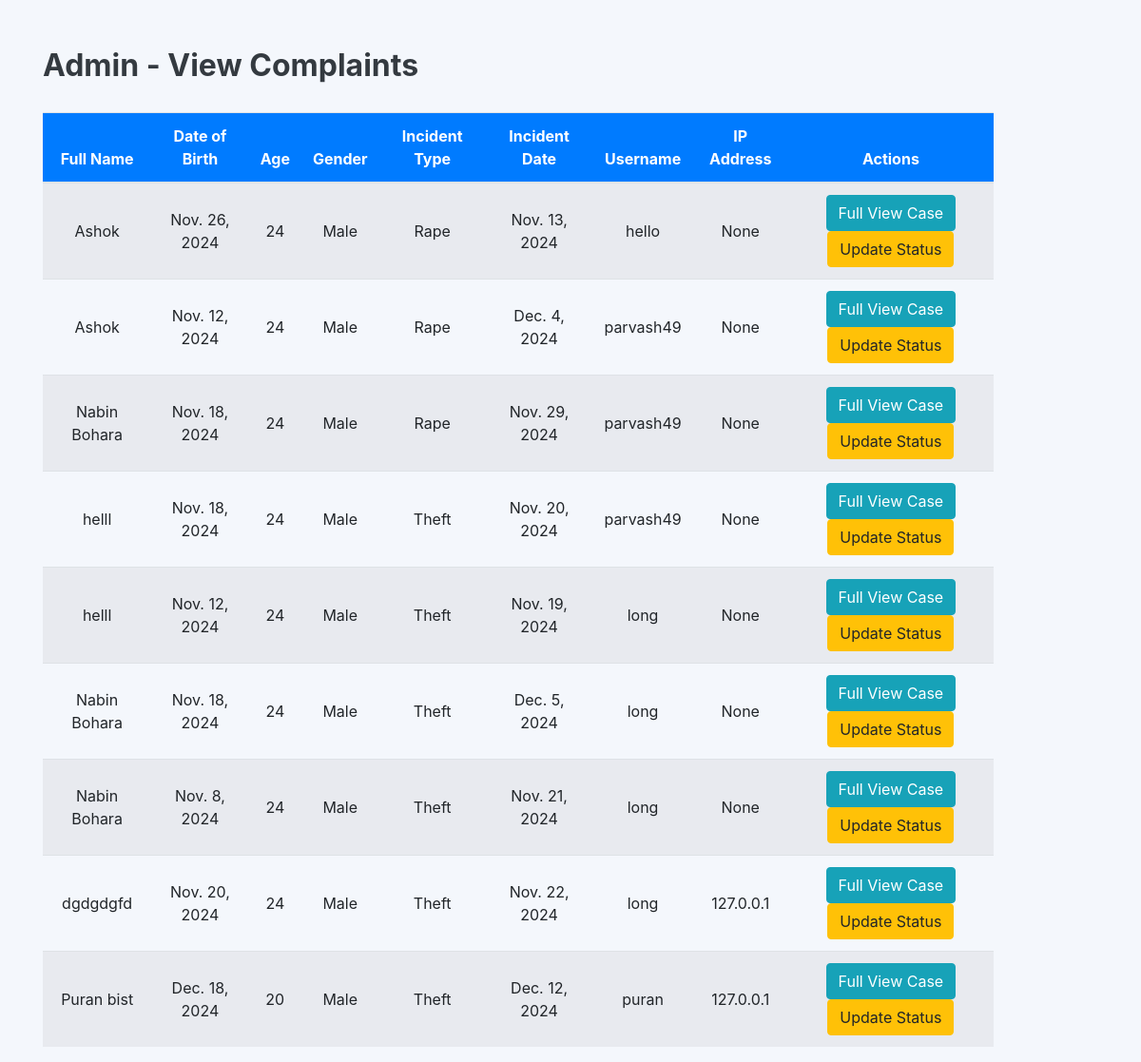
The app's page /admin_view_complaints/ with its own data.
### complaints/models.py (models this page shows, shortened)
class Complaint(models.Model):
    STATUS_CHOICES = [
        ('pending', 'Pending'),
        ('completed', 'Completed'),
    ]
    user = models.ForeignKey(User, on_delete=models.CASCADE)
    title = models.CharField(max_length=255)
    description = models.TextField()
    status = models.CharField(max_length=10, choices=STATUS_CHOICES, default='pending')
    created_at = models.DateTimeField(auto_now_add=True)
    updated_at = models.DateTimeField(auto_now=True)
    user = models.ForeignKey(User, on_delete=models.CASCADE)
    full_name = models.CharField(max_length=255)
    date_of_birth = models.DateField()
    age = models.IntegerField()
    gender = models.CharField(max_length=10, choices=[('Male', 'Male'), ('Female', 'Female'), ('Other', 'Other')])
    phone_number = models.CharField(max_length=15)
    email = models.EmailField()
    parent_name = models.CharField(max_length=255)
    citizenship_no = models.CharField(max_length=50)
    incident_type = models.CharField(max_length=100)
    incident_time = models.TimeField()
    incident_date = models.DateField()
    incident_description = models.TextField()
    ip_address = models.GenericIPAddressField(null=True, blank=True)
    sound_recorder = models.FileField(upload_to='sound_recordings/', blank=True, null=True)
    evidence_1 =  models.ImageField(upload_to='evidence/', blank=True, null=True)
    evidence_2 =  models.ImageField(upload_to='evidence/', blank=True, null=True)
    evidence_3 =  models.ImageField(upload_to='evidence/', blank=True, null=True)
    evidence_4 =  models.ImageField(upload_to='evidence/', blank=True, null=True)

### complaints/views.py (the view)
# urls.py: path('admin_view_complaints/', views.admin_view_complaints, name='admin_view_complaints'),
def admin_view_complaints(request):
    complaints = Complaint.objects.all()  # Fetch all complaints
    return render(request, 'admin_view_complaints.html', {'complaints': complaints})

### complaints/templates/admin_view_complaints.html (shortened to what this page needs)
<!DOCTYPE html>
<html lang="en">
<head>
    <link href="https://maxcdn.bootstrapcdn.com/bootstrap/4.5.2/css/bootstrap.min.css" rel="stylesheet">
</head>
<body>
    <div class="container">
        <h2>Admin - View Complaints</h2>
        <table class="table table-striped" style="width : 1000px;">
            <thead>
                <tr>
                    <th>Full Name</th>
                    <th>Date of Birth</th>
                    <th>Age</th>
                    <th>Gender</th>
                    <th>Incident Type</th>
                    <th>Incident Date</th>
                    <th>Username</th>
                    <th>IP Address</th>
                    <th>Actions</th>
                </tr>
            </thead>
            <tbody>
                {% for complaint in complaints %}
                    <tr>
                        <td>{{ complaint.full_name }}</td>
                        <td>{{ complaint.date_of_birth }}</td>
                        <td>{{ complaint.age }}</td>
                        <td>{{ complaint.get_gender_display }}</td>
                        <td>{{ complaint.incident_type }}</td>
                        <td>{{ complaint.incident_date }}</td>
                        <td>{{ complaint.user.username }}</td>
                        <td>{{ complaint.ip_address }}</td>
                        <td>
                            <a href="#" class="btn btn-info" data-toggle="modal" data-target="#complaintModal{{ complaint.id }}">
                                Full View Case
                            </a>
                            <form action="{% url 'update_complaint_status' complaint.id %}" method="post" style="display:inline;">
                                <button type="submit" class="btn btn-warning">Update Status</button>
                            </form>
                        </td>
                    </tr>
                {% endfor %}
            </tbody>
        </table>
    </div>
</body>
</html>

### complaints/templates/admin_view_complaints.html (style rules this page uses)
body { background-color: #f4f7fc; padding-top: 50px; }
h2 { font-size: 32px; color: #343a40; font-weight: bold; margin-bottom: 30px; }
.table th, .table td { text-align: center; vertical-align: middle; }
.table th { background-color: #007bff; color: white; font-weight: bold; }
.btn-info { background-color: #17a2b8; border-color: #17a2b8; }
.btn-warning { background-color: #ffc107; border-color: #ffc107; }

### records on screen
Complaint: full_name "Ashok", date_of_birth "Nov. 26, 2024", age "24", gender "Male", incident_type "Rape", incident_date "Nov. 13, 2024", user.username "hello", ip_address "None"
Complaint: full_name "Ashok", date_of_birth "Nov. 12, 2024", age "24", gender "Male", incident_type "Rape", incident_date "Dec. 4, 2024", user.username "parvash49", ip_address "None"
Complaint: full_name "Nabin Bohara", date_of_birth "Nov. 18, 2024", age "24", gender "Male", incident_type "Rape", incident_date "Nov. 29, 2024", user.username "parvash49", ip_address "None"
Complaint: full_name "helll", date_of_birth "Nov. 18, 2024", age "24", gender "Male", incident_type "Theft", incident_date "Nov. 20, 2024", user.username "parvash49", ip_address "None"
Complaint: full_name "helll", date_of_birth "Nov. 12, 2024", age "24", gender "Male", incident_type "Theft", incident_date "Nov. 19, 2024", user.username "long", ip_address "None"
Complaint: full_name "Nabin Bohara", date_of_birth "Nov. 18, 2024", age "24", gender "Male", incident_type "Theft", incident_date "Dec. 5, 2024", user.username "long", ip_address "None"
Complaint: full_name "Nabin Bohara", date_of_birth "Nov. 8, 2024", age "24", gender "Male", incident_type "Theft", incident_date "Nov. 21, 2024", user.username "long", ip_address "None"
Complaint: full_name "dgdgdgfd", date_of_birth "Nov. 20, 2024", age "24", gender "Male", incident_type "Theft", incident_date "Nov. 22, 2024", user.username "long", ip_address "127.0.0.1"
Complaint: full_name "Puran bist", date_of_birth "Dec. 18, 2024", age "20", gender "Male", incident_type "Theft", incident_date "Dec. 12, 2024", user.username "puran", ip_address "127.0.0.1"
